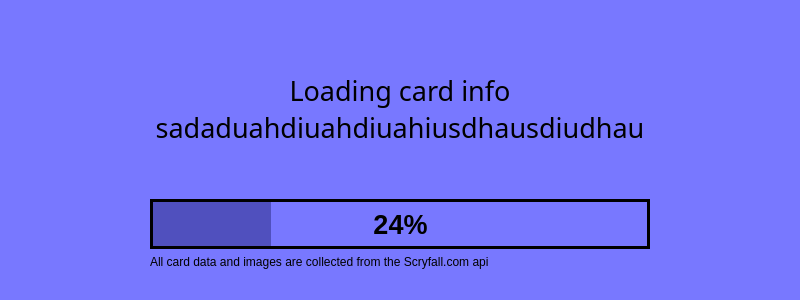
<?xml version="1.0" encoding="UTF-8"?>
<ui version="4.0">
 <class>LoadingWindow</class>
 <widget class="QMainWindow" name="LoadingWindow">
  <property name="geometry">
   <rect>
    <x>0</x>
    <y>0</y>
    <width>800</width>
    <height>300</height>
   </rect>
  </property>
  <property name="minimumSize">
   <size>
    <width>800</width>
    <height>300</height>
   </size>
  </property>
  <property name="maximumSize">
   <size>
    <width>800</width>
    <height>300</height>
   </size>
  </property>
  <property name="contextMenuPolicy">
   <enum>Qt::ContextMenuPolicy::DefaultContextMenu</enum>
  </property>
  <property name="windowTitle">
   <string>Loading...</string>
  </property>
  <property name="styleSheet">
   <string notr="true">QWidget {
	background-color: rgb(120, 120, 255);
}
QProgressBar {
	border: 3px solid black;
}
QProgressBar::chunk {
	background-color: rgb(80, 80, 190);
}</string>
  </property>
  <widget class="QWidget" name="centralwidget">
   <layout class="QHBoxLayout" name="horizontalLayout">
    <item>
     <spacer name="horizontalSpacer">
      <property name="orientation">
       <enum>Qt::Orientation::Horizontal</enum>
      </property>
      <property name="sizeHint" stdset="0">
       <size>
        <width>40</width>
        <height>20</height>
       </size>
      </property>
     </spacer>
    </item>
    <item>
     <layout class="QVBoxLayout" name="verticalLayout">
      <item>
       <spacer name="verticalSpacer">
        <property name="orientation">
         <enum>Qt::Orientation::Vertical</enum>
        </property>
        <property name="sizeHint" stdset="0">
         <size>
          <width>20</width>
          <height>40</height>
         </size>
        </property>
       </spacer>
      </item>
      <item>
       <spacer name="verticalSpacer_3">
        <property name="orientation">
         <enum>Qt::Orientation::Vertical</enum>
        </property>
        <property name="sizeHint" stdset="0">
         <size>
          <width>20</width>
          <height>40</height>
         </size>
        </property>
       </spacer>
      </item>
      <item>
       <spacer name="verticalSpacer_4">
        <property name="orientation">
         <enum>Qt::Orientation::Vertical</enum>
        </property>
        <property name="sizeHint" stdset="0">
         <size>
          <width>20</width>
          <height>40</height>
         </size>
        </property>
       </spacer>
      </item>
      <item>
       <widget class="QLabel" name="loading_info">
        <property name="minimumSize">
         <size>
          <width>0</width>
          <height>100</height>
         </size>
        </property>
        <property name="maximumSize">
         <size>
          <width>500</width>
          <height>100</height>
         </size>
        </property>
        <property name="font">
         <font>
          <family>Planewalker</family>
          <pointsize>20</pointsize>
         </font>
        </property>
        <property name="text">
         <string>Loading card info sadaduahdiuahdiuahiusdhausdiudhau</string>
        </property>
        <property name="alignment">
         <set>Qt::AlignmentFlag::AlignHCenter|Qt::AlignmentFlag::AlignTop</set>
        </property>
        <property name="wordWrap">
         <bool>true</bool>
        </property>
       </widget>
      </item>
      <item>
       <spacer name="verticalSpacer_2">
        <property name="orientation">
         <enum>Qt::Orientation::Vertical</enum>
        </property>
        <property name="sizeHint" stdset="0">
         <size>
          <width>20</width>
          <height>40</height>
         </size>
        </property>
       </spacer>
      </item>
      <item>
       <widget class="QProgressBar" name="progressBar">
        <property name="minimumSize">
         <size>
          <width>500</width>
          <height>50</height>
         </size>
        </property>
        <property name="maximumSize">
         <size>
          <width>500</width>
          <height>50</height>
         </size>
        </property>
        <property name="font">
         <font>
          <pointsize>20</pointsize>
          <bold>true</bold>
         </font>
        </property>
        <property name="value">
         <number>24</number>
        </property>
        <property name="alignment">
         <set>Qt::AlignmentFlag::AlignCenter</set>
        </property>
       </widget>
      </item>
      <item>
       <widget class="QLabel" name="label_2">
        <property name="text">
         <string>All card data and images are collected from the Scryfall.com api</string>
        </property>
       </widget>
      </item>
     </layout>
    </item>
    <item>
     <spacer name="horizontalSpacer_2">
      <property name="orientation">
       <enum>Qt::Orientation::Horizontal</enum>
      </property>
      <property name="sizeHint" stdset="0">
       <size>
        <width>40</width>
        <height>20</height>
       </size>
      </property>
     </spacer>
    </item>
   </layout>
  </widget>
  <widget class="QMenuBar" name="menubar">
   <property name="geometry">
    <rect>
     <x>0</x>
     <y>0</y>
     <width>800</width>
     <height>22</height>
    </rect>
   </property>
  </widget>
  <widget class="QStatusBar" name="statusbar"/>
 </widget>
 <resources/>
 <connections/>
</ui>
